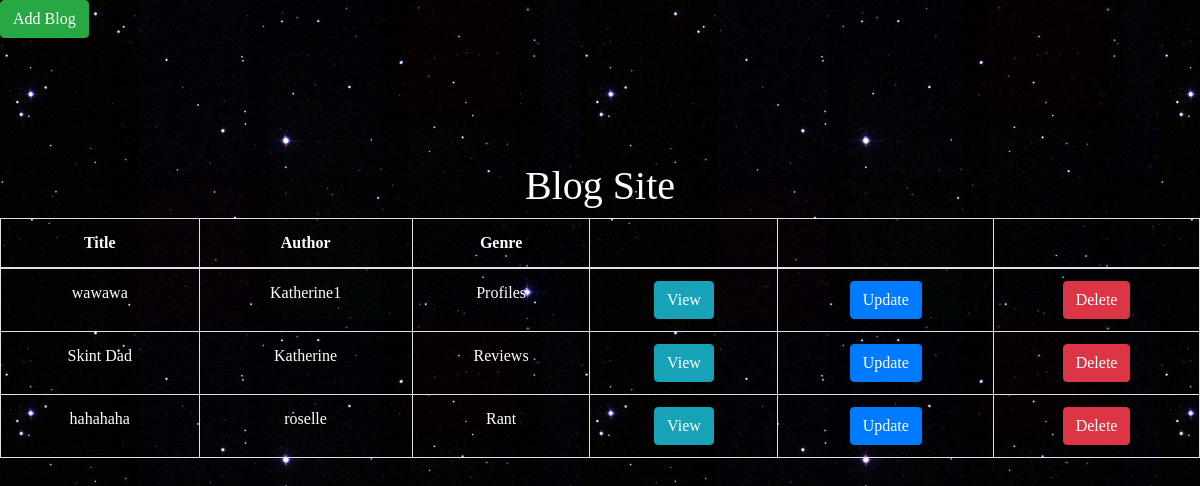
The page / on the database its author committed.
### blog/models.py (models this page shows, shortened)
class Blog(models.Model):
	Reviews = 1
	Profiles = 2
	Rant = 3
	Inspirational =4
	Genre = (
		(Reviews, "Reviews"),
		(Profiles, "Profiles"),
		(Rant, "Rant"),
		(Inspirational, "Inspirational")
	)
	Title = models.CharField(verbose_name="Blog Title", max_length= 200)
	Author = models.CharField(verbose_name="Author", max_length= 200)
	Genre = models.IntegerField(verbose_name = "Genre", choices= Genre)
	Content = models.CharField(verbose_name="Content", max_length= 2000)

### blog/views.py (the view)
# urls.py: url(r'^$', index, name ='index'),
def index(request):
	template = 'list.html'
	blogs = Blog.objects.all()
	context = {
		'blogs': blogs,
	}
	return render(request, template, context)

### templates/list.html (shortened to what this page needs)
<!DOCTYPE html>
<html>
	<head>
		<link rel="stylesheet" href="https://stackpath.bootstrapcdn.com/bootstrap/4.1.1/css/bootstrap.min.css">
		<link rel = "stylesheet" href = "/static/style.css">
	</head>
	<body>
		<a align = "right" href="{% url 'blog:add_blog' %}" class="btn btn-success">Add Blog</a> <br /><br />
	<h1 align=center> Blog Site</h1>
	<table class="table table-striped table-bordered">
			<thead>
				<tr align=center>
					<th>Title</th>
					<th>Author</th>
					<th>Genre</th>
					<th></th>
					<th></th>
					<th></th>
				</tr>
			</thead>
			<tbody>
				{% for blog in blogs %}
				<tr>
					<td align=center>{{ blog.Title}}</td>
					<td align=center>{{ blog.Author }}</td>
					<td align=center>{{ blog.get_Genre_display }} </td>
					<td align=center>
						<a href="{% url 'blog:view_blog' blog.id %}" class="btn btn-info">View</a>
					</td>
					<td align=center>
						<a href="{% url 'blog:update_blog' blog.id %}" class="btn btn-primary">Update</a>
					</td>
					<td align=center>
						<a href="{% url 'blog:delete_blog' blog.id %}" class="btn btn-danger">Delete</a>
					</td>
				</tr>
				{% empty %}
				<tr>
					<td colspan=6>No blogs yet</td>
				</tr>
				{% endfor %}
			</tbody>
		</table>
	</body>
</html>

### design/style.css (style rules this page uses)
body { background-color: #0f121f; background-image: url(/static/star.jpg); background-repeat;; color:#fff; }
body * { font-family: Ubuntu; }
h1,h2,h3,h4,h5 { font-weight: large; margin-top:100px; }
a, a:hover, a:visited { color: #fff; text-decoration: none; }

### rows shown on the page
Blog: Title "wawawa", Author "Katherine1", Genre "Profiles"
Blog: Title "Skint Dad", Author "Katherine", Genre "Reviews"
Blog: Title "hahahaha", Author "roselle", Genre "Rant"
